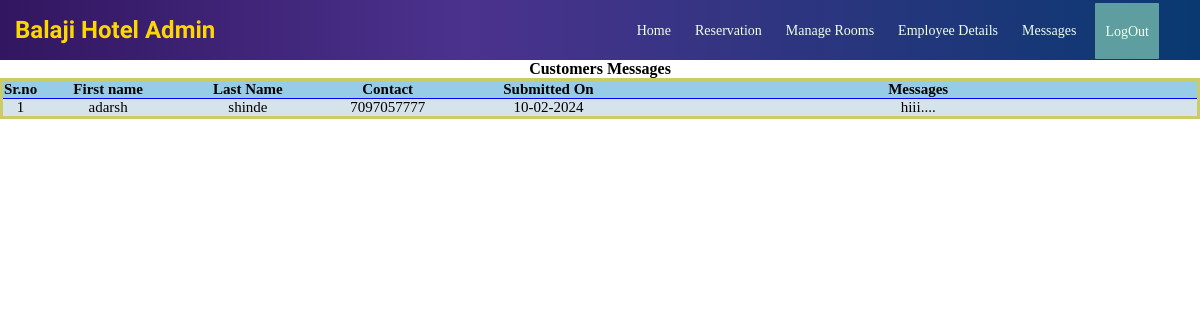
Page /admin/msgall.php (signed in) on the committed database.
### tables this page shows
CREATE TABLE mesg(srno int AUTO_INCREMENT PRIMARY KEY,fname varchar(12),
lname varchar(12),contactus varchar(13),subdate varchar(20),messub TEXT(150));

### admin/msgall.php (the view, shortened to what this page needs)
<?php include('nav.php'); ?>
<!DOCTYPE html>
<html>
<head>
</head>
<body>
<div class="myss">
<h4 align="center ">Customers Messages</h4>
<table id="myTable">
<tr>
<th style="width:1%;">Sr.no</th>
<th style="width:10%;">First name</th>
<th style="width:10%;">Last Name</th>
<th style="width:10%;">Contact </th>
<th style="width:13%;">Submitted On </th>
<th style="width:40%;">Messages</th>
</tr>
<?php
  $con=makeconnection();
  $sql="SELECT * FROM `mesg`";
  $rs=mysqli_query($con,$sql);
  while($row = mysqli_fetch_assoc($rs))
  {
      echo "<tr>";
      echo "<td>";
      echo $row['srno'];
      echo "</td>";
      echo "<td>";
      echo $row['fname'];
      echo "</td>";
      echo "<td>";
      echo $row['lname'];
      echo "</td>";
      echo "<td>";
      echo $row['contactus'];
      echo "</td>";
      echo "<td>";
      echo $row['subdate'];
      echo "</td>";
      echo "<td>";
      echo $row['messub'];
      echo "</td>";
      echo "</tr>";
  }
?>
</table>
</div>
</body>
</html>

### admin/nav.php (style rules this page uses)
* { padding: 0; margin: 0; text-decoration: none; list-style: none; box-sizing: border-box; }
html, body { width: 100%; height: 100%; margin: 0px; padding: 0px; overflow-x: hidden; }

### admin/msgall.php (style rules this page uses)
html,body { width: 100%; height: 100%; margin: 0px; padding: 0px; overflow-x: hidden; }
#myTable { margin-left: auto; margin-right: auto; background-color:#d5e3eb; border-collapse: collapse; width: auto; border: 3px solid #cccc66; font-size:15px; }
#myTable th { background-color:#97cce8; color:black; }
#myTable th, #myTable td { text-align:center; width:fit-content; padding: auto; }
#myTable tr { border-bottom: 1px solid darkred; border: 1px solid blue; }

### rows in the picture
mesg: srno "1", fname "adarsh", lname "shinde", contactus "7097057777", subdate "10-02-2024", messub "hiii...."
